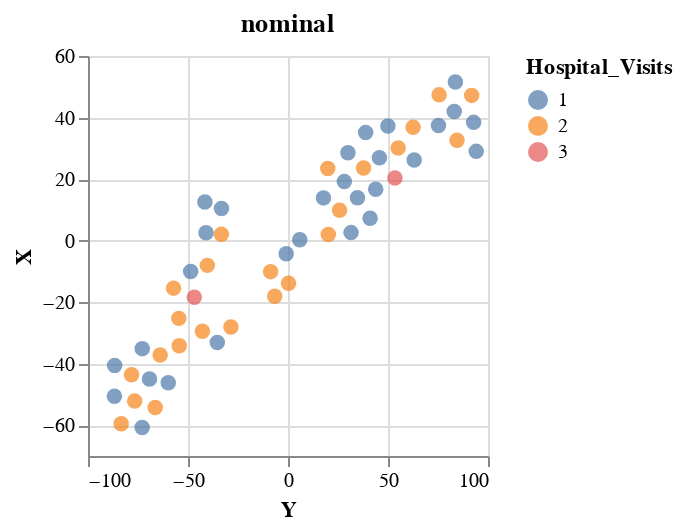

Notebook code for this chart:
### Code cell
df = pd.DataFrame(Y)

df['biome'] = GOLD#f_copy.reset_index(drop=True).biome
df['Hospital_Visits'] = f_2.Hospital_Visits
df.columns = ['X','Y','biome', 'Hospital_Visits']
base = alt.Chart(df, height=200, width=200).mark_circle(size=60).encode(x='Y',y='X',
                                    color='Hospital_Visits',tooltip='Hospital_Visits')
alt.vconcat(

   base.encode(color='Hospital_Visits:N').properties(title='nominal'),
)

### Figure 1 — Vega-Lite specification as saved in the notebook (floating-point values rounded to 4 significant figures)
{"config": {"view": {"continuousWidth": 400, "continuousHeight": 300}}, "vconcat": [{"mark": {"type": "circle", "size": 60}, "encoding": {"color": {"field": "Hospital_Visits", "type": "nominal"}, "tooltip": {"field": "Hospital_Visits", "type": "quantitative"}, "x": {"field": "Y", "type": "quantitative"}, "y": {"field": "X", "type": "quantitative"}}, "height": 200, "title": "nominal", "width": 200}], "data": {"name": "data-21e5bb9781c8dd68ffc6481bcc212cc0"}, "$schema": "https://vega.github.io/schema/vega-lite/v4.17.0.json", "datasets": {"data-21e5bb9781c8dd68ffc6481bcc212cc0": [{"X": 51.53, "Y": 83.69, "biome": "Ga0104948", "Hospital_Visits": 1.0}, {"X": -44.99, "Y": -69.24, "biome": "Ga0102644", "Hospital_Visits": 1.0}, {"X": 1.968, "Y": 20.16, "biome": "Ga0101792", "Hospital_Visits": 2.0}, {"X": -33.09, "Y": -35.36, "biome": "Ga0101915", "Hospital_Visits": 1.0}, {"X": 2.035, "Y": -33.33, "biome": "Ga0104871", "Hospital_Visits": 2.0}, {"X": 47.37, "Y": 75.55, "biome": "Ga0100368", "Hospital_Visits": 2.0}, {"X": 2.601, "Y": 31.53, "biome": "Ga0099347", "Hospital_Visits": 1.0}, {"X": -35.11, "Y": -72.88, "biome": "Ga0101802", "Hospital_Visits": 1.0}, {"X": 12.56, "Y": -41.57, "biome": "Ga0102701", "Hospital_Visits": 1.0}, {"X": 29.01, "Y": 94.11, "biome": "Ga0100372", "Hospital_Visits": 1.0}, {"X": -25.27, "Y": -54.58, "biome": "Ga0101031", "Hospital_Visits": 2.0}, {"X": 23.44, "Y": 19.89, "biome": "Ga0104026", "Hospital_Visits": 2.0}, {"X": -59.54, "Y": -83.4, "biome": "Ga0101787", "Hospital_Visits": 2.0}, {"X": -60.76, "Y": -72.92, "biome": "Ga0104976", "Hospital_Visits": 1.0}, {"X": 16.67, "Y": 43.85, "biome": "Ga0102675", "Hospital_Visits": 1.0}, {"X": 2.568, "Y": -40.99, "biome": "Ga0102545", "Hospital_Visits": 1.0}, {"X": 47.2, "Y": 91.85, "biome": "Ga0099629", "Hospital_Visits": 2.0}, {"X": -54.24, "Y": -66.38, "biome": "Ga0099345", "Hospital_Visits": 2.0}, {"X": 38.43, "Y": 92.82, "biome": "Ga0099344", "Hospital_Visits": 1.0}, {"X": -10.02, "Y": -48.68, "biome": "Ga0099555", "Hospital_Visits": 1.0}, {"X": -18.38, "Y": -46.86, "biome": "Ga0099698", "Hospital_Visits": 3.0}, {"X": -4.247, "Y": -0.91, "biome": "Ga0099522", "Hospital_Visits": 1.0}, {"X": -52.13, "Y": -76.65, "biome": "Ga0099366", "Hospital_Visits": 2.0}, {"X": 0.2488, "Y": 5.891, "biome": "Ga0114254", "Hospital_Visits": 1.0}, {"X": -43.62, "Y": -78.23, "biome": "Ga0114371", "Hospital_Visits": 2.0}, {"X": -13.82, "Y": 0.2622, "biome": "Ga0114855", "Hospital_Visits": 2.0}, {"X": 35.11, "Y": 38.82, "biome": "Ga0114172", "Hospital_Visits": 1.0}, {"X": -40.58, "Y": -86.67, "biome": "Ga0115674", "Hospital_Visits": 1.0}, {"X": 28.53, "Y": 29.96, "biome": "Ga0114258", "Hospital_Visits": 1.0}, {"X": 20.37, "Y": 53.47, "biome": "Ga0111460", "Hospital_Visits": 3.0}, {"X": 37.41, "Y": 75.23, "biome": "Ga0115416", "Hospital_Visits": 1.0}, {"X": 26.96, "Y": 45.71, "biome": "Ga0115108", "Hospital_Visits": 1.0}, {"X": -29.43, "Y": -42.8, "biome": "Ga0111458", "Hospital_Visits": 2.0}, {"X": -46.2, "Y": -59.87, "biome": "Ga0105963", "Hospital_Visits": 1.0}, {"X": -28.07, "Y": -28.54, "biome": "Ga0105759", "Hospital_Visits": 2.0}, {"X": -8.047, "Y": -40.34, "biome": "Ga0111459", "Hospital_Visits": 2.0}, {"X": 32.62, "Y": 84.51, "biome": "Ga0114256", "Hospital_Visits": 2.0}, {"X": 19.18, "Y": 28.16, "biome": "Ga0105915", "Hospital_Visits": 1.0}, {"X": 30.1, "Y": 55.08, "biome": "Ga0115429", "Hospital_Visits": 2.0}, {"X": 13.92, "Y": 34.73, "biome": "Ga0113872", "Hospital_Visits": 1.0}, {"X": 10.41, "Y": -33.26, "biome": "Ga0115222", "Hospital_Visits": 1.0}, {"X": -50.55, "Y": -86.79, "biome": "Ga0110922", "Hospital_Visits": 1.0}, {"X": -10.08, "Y": -8.685, "biome": "Ga0115227", "Hospital_Visits": 2.0}, {"X": 37.26, "Y": 49.94, "biome": "Ga0113868", "Hospital_Visits": 1.0}, {"X": -37.2, "Y": -63.92, "biome": "Ga0114175", "Hospital_Visits": 2.0}, {"X": 9.868, "Y": 25.79, "biome": "Ga0115614", "Hospital_Visits": 2.0}, {"X": -34.19, "Y": -54.39, "biome": "Ga0111086", "Hospital_Visits": 2.0}, {"X": -15.44, "Y": -57.23, "biome": "Ga0111095", "Hospital_Visits": 2.0}, {"X": 41.99, "Y": 83.11, "biome": "Ga0111093", "Hospital_Visits": 1.0}, {"X": 7.267, "Y": 41.05, "biome": "Ga0115615", "Hospital_Visits": 1.0}, {"X": 13.89, "Y": 17.74, "biome": "Ga0105973", "Hospital_Visits": 1.0}, {"X": 26.23, "Y": 63.09, "biome": "Ga0111543", "Hospital_Visits": 1.0}, {"X": -18.06, "Y": -6.638, "biome": "Ga0111457", "Hospital_Visits": 2.0}, {"X": 23.6, "Y": 37.8, "biome": "Ga0115377", "Hospital_Visits": 2.0}, {"X": 36.87, "Y": 62.54, "biome": "Ga0115309", "Hospital_Visits": 2.0}]}}
